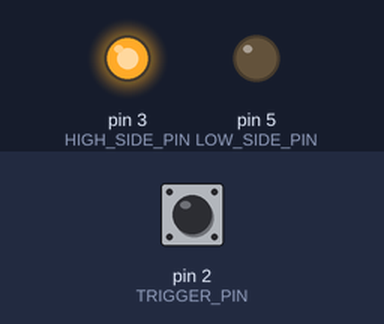
Bench run of a sketch on a simulated Arduino Uno, built with avr-gcc and run on an emulated ATmega328P. On the bench: output pins drawn as LEDs (lit = HIGH). Inputs (shaded band) come from the test bench; at power-on: pin 2 (TRIGGER_PIN) HIGH.

Above: at 1.2 s.
1.3 s: pin 2 (TRIGGER_PIN) pulled LOW for 0.15 s
At 2.2 s:
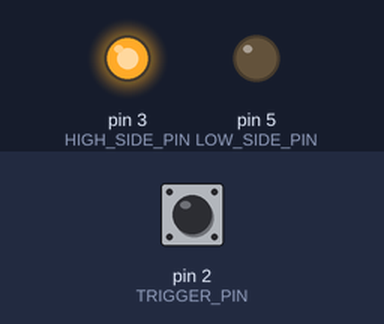
3.0 s: pin 2 (TRIGGER_PIN) pulled LOW for 3.2 s
At 4.0 s:
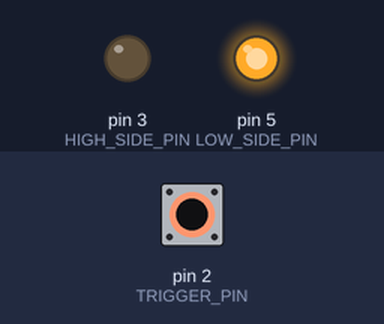
Timing chart, 0 to 7.8 s (numbered marks = the images above; inputs shaded):
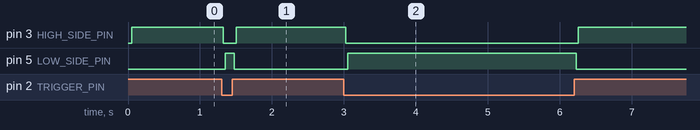

Measured:
- after the input at 1.3 s, pin 3 (HIGH_SIDE_PIN): HIGH → LOW at once, → HIGH 0.18 s later; pin 5 (LOW_SIDE_PIN): LOW → HIGH after 0.05 s, → LOW 0.13 s later
- after the input at 3.0 s, pin 3 (HIGH_SIDE_PIN): HIGH → LOW at once, → HIGH 3.2 s later; pin 5 (LOW_SIDE_PIN): LOW → HIGH after 0.05 s, → LOW 3.2 s later

The sketch:

Half-Bridge_Test.ino
```cpp
#include <Button.h>

#define TRIGGER_PIN 2
#define HIGH_SIDE_PIN 3
#define LOW_SIDE_PIN 5

#define SHOOT_THROUGH_DELAY 25

Button trgBtn (TRIGGER_PIN, true, true, 25);

void setup() {
  // put your setup code here, to run once:
  pinMode(HIGH_SIDE_PIN, OUTPUT);
  pinMode(LOW_SIDE_PIN, OUTPUT);

  controlMotors(0);

}

void loop() {
  // put your main code here, to run repeatedly:
  trgBtn.read();
  if (trgBtn.isPressed()) {
    controlMotors(2);
  } else {
    controlMotors(1);
  }
}

// targetState;
// 0 - all off
// 1 - brake
// 2 - full on
void controlMotors(int targetState) {
  if (targetState == 0) {
    digitalWrite(HIGH_SIDE_PIN, LOW);
    digitalWrite(LOW_SIDE_PIN, LOW);
  } else if (targetState == 1) {
    delay(SHOOT_THROUGH_DELAY);
    digitalWrite(LOW_SIDE_PIN, LOW);
    delay(SHOOT_THROUGH_DELAY);
    digitalWrite(HIGH_SIDE_PIN, HIGH);
  } else if (targetState == 2) {
    delay(SHOOT_THROUGH_DELAY);
    digitalWrite(HIGH_SIDE_PIN, LOW);
    delay(SHOOT_THROUGH_DELAY);
    digitalWrite(LOW_SIDE_PIN, HIGH);
  }
}
```
